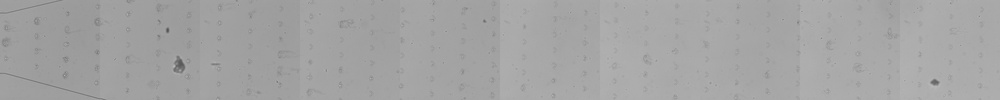
#> input picture notebooks/sources/others/cells_detection/second_day_p01t003_c1.jpg, 1000 x 100 px, shrunk from 10400 x 1040 before the run
$ jupyter execute --allow-errors cells_detection.ipynb   (shell and % lines are left out)   (older library calls are emulated)
#> lines starting #> are read from the running program, lines starting #| are printed output that depends on the picture; after the words box and inside, x2 and y2 are one past the last pixel; in counts of white or black regions, pixels touching at a corner belong together
[cell 1]
import cv2

import numpy as np

import matplotlib as mpl
from matplotlib import pyplot as plt

import math
import functools


# author: Polyarniy Nickolay

[cell 2]
plt.rcParams['figure.figsize'] = 20, 30
imshow = plt.imshow
imshow_gray = functools.partial(plt.imshow, cmap=mpl.cm.Greys_r)

[cell 3]
filename = 'second_day_p01t003_c1.jpg'
img_full = cv2.imread(filename)
#> img_full is the input picture: shape (100, 1000, 3); min 83, max 185, mean 163.8

[cell 4]
imshow(img_full);

[cell 5]
img_left_part = np.rot90(img_full[:, :500])
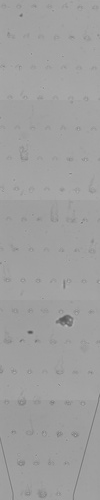
#> img_left_part: shape (500, 100, 3); min 83, max 182, mean 159.3
imshow(img_left_part);

[cell 6]
img_canny_thresholded = cv2.Canny(img_left_part[:, :, 0], 200, 250)
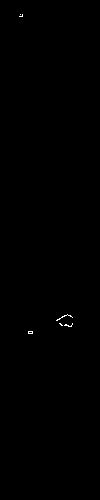
#> img_canny_thresholded: shape (500, 100); 0.12% white in thin lines or dots, all inside (x1, y1, x2, y2) = (19, 14, 73, 334)
imshow_gray(img_canny_thresholded);

[cell 7]
img_gaussian_thresholded = cv2.adaptiveThreshold(img_left_part[:, :, 0], 255, cv2.ADAPTIVE_THRESH_GAUSSIAN_C, cv2.THRESH_BINARY_INV, 9, 17)
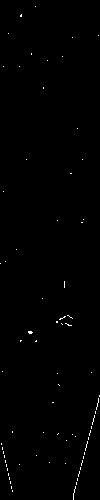
#> img_gaussian_thresholded: shape (500, 100); 0.46% white in thin lines or dots
imshow_gray(img_gaussian_thresholded);

[cell 8]
kernel_size = 2
img_opened_gaussian = cv2.morphologyEx(img_gaussian_thresholded, cv2.MORPH_OPEN, np.ones((kernel_size, kernel_size),np.uint8))
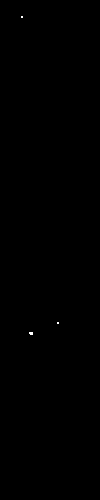
#> img_opened_gaussian: shape (500, 100); 0.04% white in thin lines or dots, all inside (x1, y1, x2, y2) = (21, 16, 59, 335)
# img_opened_gaussian = cv2.morphologyEx(img_opened_gaussian, cv2.MORPH_DILATE, np.ones((kernel_size*2, kernel_size*2),np.uint8))
imshow_gray(img_opened_gaussian);

[cell 9]
tmp, contours, hierarchy = cv2.findContours(img_gaussian_thresholded, cv2.RETR_LIST, cv2.CHAIN_APPROX_SIMPLE)
#> contours = 75 contours, all with area under 20

[cell 10]
img = np.ascontiguousarray(img_left_part)
for i in range(len(contours)):
    img = cv2.drawContours(img, contours, i, (0, 255, 0))
#> this loop made 75 passes
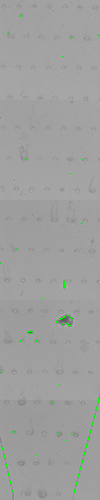
#> img: shape (500, 100, 3); mean B, G, R 158.7, 159.8, 158.7
imshow(img);

[cell 11]
img = np.ascontiguousarray(np.array(img_left_part, np.float64))
ellipses = []
#> (the rest of this cell did not finish here and is left out)

[cell 12]
merged_ellipses = []
for e1 in ellipses:
    c1, mma1, a1 = e1
    matched = False
    for e2 in merged_ellipses:
        c2, ma2, a2 = e2
        if np.all(np.abs(np.array(c2) - np.array(c1)) < 5.0):
            matched = True
    if not matched:
        merged_ellipses.append(e1)
print('{} merged to {}'.format(len(ellipses), len(merged_ellipses)))

img = np.ascontiguousarray(np.array(img_left_part, np.float64))
for e in merged_ellipses:
    img = cv2.ellipse(img, e[0], e[1], e[2], 0, 360, (0, 0, 125), thickness=2)
imshow(img);

[cell 13]
img = np.ascontiguousarray(np.array(img_left_part, np.float64))
circles = []
#> (the rest of this cell did not finish here and is left out)

[cell 14]
merged_circles = []
for c1 in circles:
    xy1, r1 = c1
    matched = False
    for c2 in merged_circles:
        xy2, r2 = c2
        if np.sum((np.array(xy2) - np.array(xy1)) ** 2) < max(r2 ** 2, r1 ** 2):
            matched = True
    if not matched:
        merged_circles.append(c1)
print('{} merged to {}'.format(len(circles), len(merged_circles)))

img = np.ascontiguousarray(np.array(img_left_part, np.float64))
for c in merged_circles:
    img = cv2.circle(img, tuple(map(int, c[0])), int(c[1]), (0, 0, 125), thickness=2)
imshow(img);
